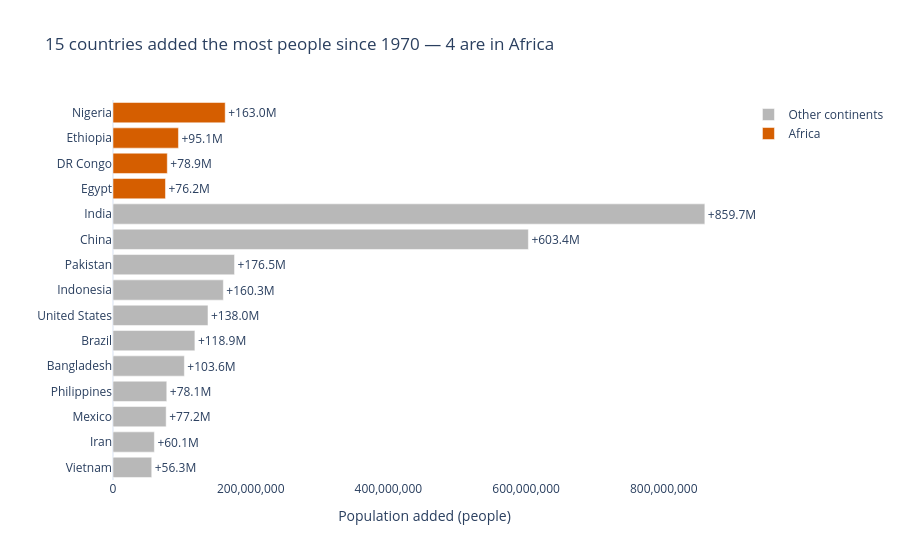

Write notebook code for a chart like this one.
### Markdown cell above
**Chart choice & justification:** *Which chart did you choose, and why? Justify design choices.

*YOUR ANSWER HERE*

Four of the 15 countries are in Africa: Nigeria, Ethiopia, the Democratic Republic of the Congo, and Egypt.

I chose a horizontal bar chart showing the 15 countries ranked from the largest to the smallest population increase. A horizontal bar chart makes it easy to compare the values and read country names clearly. I used a contrasting colour to highlight the African countries, while keeping the other countries in a consistent colour. I also included a clear title, axis labels, and population-increase values so the main findings are easy to understand.

### Code cell
# Q2: Top 15 countries by population added

q2 = df.copy()

q2['Added'] = (
    q2['2022 Population'] -
    q2['1970 Population']
)

top15 = q2.nlargest(15, 'Added').sort_values('Added')

africa_count = int(
    (top15['Continent'] == 'Africa').sum()
)

top15['Region'] = np.where(
    top15['Continent'] == 'Africa',
    'Africa',
    'Other continents'
)

fig = px.bar(
    top15,
    x='Added',
    y='Country',
    orientation='h',
    color='Region',
    color_discrete_map={
        'Africa': '#D55E00',
        'Other continents': '#B8B8B8'
    },
    text=top15['Added'].map(
        lambda x: f'+{x/1e6:.1f}M'
    ),
    title=f'15 countries added the most people since 1970 — {africa_count} are in Africa',
    labels={
        'Added': 'Population added (people)',
        'Country': ''
    }
)

fig.update_traces(
    textposition='outside',
    cliponaxis=False
)

fig.update_layout(
    template='plotly_white',
    legend_title_text=''
)

fig.update_xaxes(showgrid=False, tickformat=',.0f')
fig.update_yaxes(showgrid=False)

fig.show()

print("African countries among the top 15:", africa_count)

print(
    top15[
        ['Country', 'Continent', 'Added']
    ].sort_values(
        'Added', ascending=False
    ).to_string(index=False)
)

### Figure 1 — Plotly figure (JSON) as saved in the notebook; plotly's stock layout.template omitted (floating-point values rounded to 4 significant figures)
{"data": [{"cliponaxis": false, "hovertemplate": "Region=Other continents<br>Population added (people)=%{x}<br>=%{y}<br>text=%{text}<extra></extra>", "legendgroup": "Other continents", "marker": {"color": "#B8B8B8", "pattern": {"shape": ""}}, "name": "Other continents", "orientation": "h", "showlegend": true, "text": ["+56.3M", "+60.1M", "+77.2M", "+78.1M", "+103.6M", "+118.9M", "+138.0M", "+160.3M", "+176.5M", "+603.4M", "+859.7M"], "textposition": "outside", "type": "bar", "x": [56258007, 60100865, 77214819, 78123423, 103644512, 118943623, 137961517, 160272945, 176533990, 603352887, 859671872], "xaxis": "x", "y": ["Vietnam", "Iran", "Mexico", "Philippines", "Bangladesh", "Brazil", "United States", "Indonesia", "Pakistan", "China", "India"], "yaxis": "y"}, {"cliponaxis": false, "hovertemplate": "Region=Africa<br>Population added (people)=%{x}<br>=%{y}<br>text=%{text}<extra></extra>", "legendgroup": "Africa", "marker": {"color": "#D55E00", "pattern": {"shape": ""}}, "name": "Africa", "orientation": "h", "showlegend": true, "text": ["+76.2M", "+78.9M", "+95.1M", "+163.0M"], "textposition": "outside", "type": "bar", "x": [76208117, 78858479, 95071678, 162971948], "xaxis": "x", "y": ["Egypt", "DR Congo", "Ethiopia", "Nigeria"], "yaxis": "y"}], "layout": {"barmode": "relative", "legend": {"title": {"text": ""}, "tracegroupgap": 0}, "title": {"text": "15 countries added the most people since 1970 — 4 are in Africa"}, "xaxis": {"anchor": "y", "domain": [0, 1], "showgrid": false, "tickformat": ",.0f", "title": {"text": "Population added (people)"}}, "yaxis": {"anchor": "x", "domain": [0, 1], "showgrid": false, "title": {"text": ""}}}}
